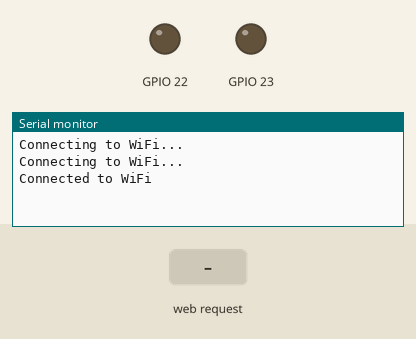
This sketch was run on a simulated ESP32. On the bench: output pins drawn as LEDs (lit = HIGH), the last lines printed to the serial monitor. The test bench sets the inputs (shaded band). WiFi joins after 1.5 s; servers stay silent unless stated.

Above: at 3.2 s.
3.3 s: HTTP request GET /control received
At 4.4 s:
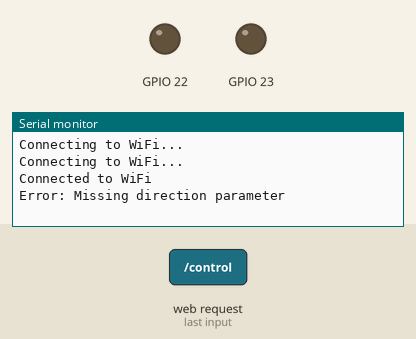
4.8 s: HTTP request GET /control?direction=stop received
At 5.6 s:
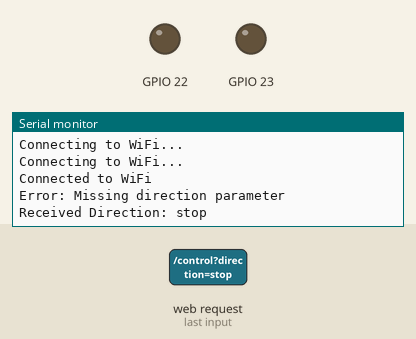
6.3 s: HTTP request GET /control?direction=1 received
At 6.7 s:
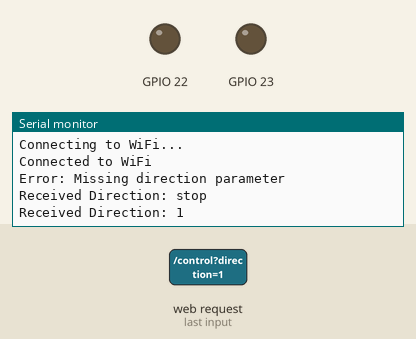

Measured:
- after the input at 3.3 s, the serial monitor: prints a new line at once (image 1)
- after the input at 4.8 s, the serial monitor: prints a new line at once (image 2)
- after the input at 6.3 s, the serial monitor: prints a new line at once (image 3)

The sketch:

main.ino
```cpp
#include <WiFi.h>
#include <ESPAsyncWebSrv.h>
#include <SPIFFS.h>


const char *ssid = "Srdjan";
const char *password = "milkic123";
AsyncWebServer server(80);

String direction;

void setup() {
  Serial.begin(115200);

  // Connect to Wi-Fi
  WiFi.begin(ssid, password);
  while (WiFi.status() != WL_CONNECTED) {
    delay(1000);
    Serial.println("Connecting to WiFi...");
  }
  Serial.println("Connected to WiFi");

  // Define CORS headers
  DefaultHeaders::Instance().addHeader("Access-Control-Allow-Origin", "*");
  DefaultHeaders::Instance().addHeader("Access-Control-Allow-Methods", "GET,POST,OPTIONS");
  DefaultHeaders::Instance().addHeader("Access-Control-Allow-Headers", "*");

  // Define server routes
  server.on("/", HTTP_GET, [](AsyncWebServerRequest *request){
    request->send(200, "text/plain", "Hello, ESP32!");
  });

  server.on("/control", HTTP_GET, [](AsyncWebServerRequest *request){
    if (request->hasParam("direction")) {
      direction = request->getParam("direction")->value();
      Serial.println("Received Direction: " + direction);
      request->send(200, "text/plain", "Received Direction: " + direction);
    } else {
      Serial.println("Error: Missing direction parameter");
      request->send(400, "text/plain", "Missing direction parameter");
    }
  });

  // Generic error handling
  server.onNotFound([](AsyncWebServerRequest *request){
    Serial.println("Error: Page not found");
    request->send(404, "text/plain", "Not Found");
  });

  // Start server
  server.begin();

  pinMode(23, OUTPUT);
  pinMode(22, OUTPUT);
}


void loop() {
  if (direction == "move_forward") {
    digitalWrite(23, HIGH);
    digitalWrite(22, LOW);

  } else if (direction == "move_backward") {
    digitalWrite(23, LOW);
    digitalWrite(22, HIGH);

  } else if (direction == "stop") {
    digitalWrite(23, LOW);
    digitalWrite(22, LOW);

  delay(10); // Add a small delay to avoid excessive loop execution
  direction = "";
}
}
```
